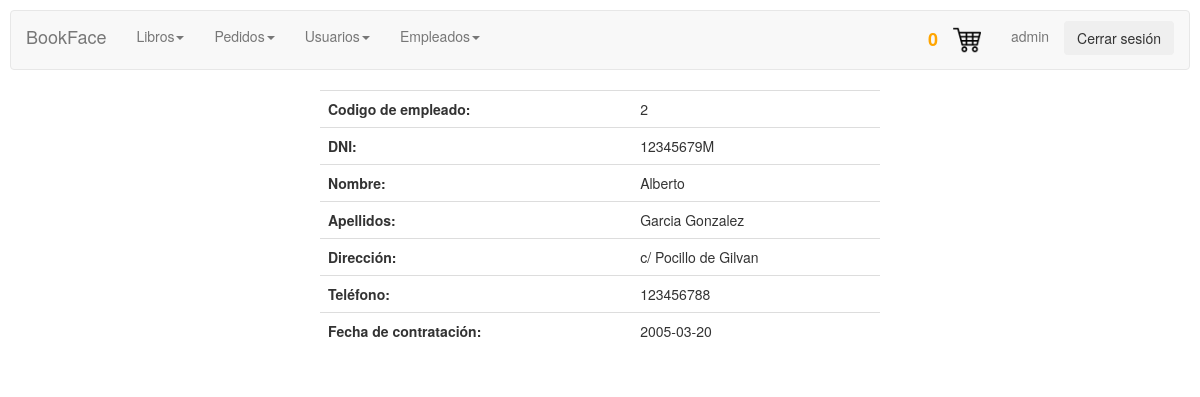
/empleadosadmin/empleado.php?cod=2 (signed in), run on the app's committed database.
### tables this page shows
CREATE TABLE `empleados` (
  `codempleado` int(11) NOT NULL AUTO_INCREMENT,
  `dni` char(9) NOT NULL,
  `nombre` varchar(45) NOT NULL,
  `apellidos` varchar(45) NOT NULL,
  `direccion` varchar(255) DEFAULT NULL,
  `telefono` char(9) DEFAULT NULL,
  `fechacontratacion` date DEFAULT NULL,
  PRIMARY KEY (`codempleado`)
);

### empleadosadmin/empleado.php (the view, shortened to what this page needs)
<!DOCTYPE html>
<html>
<head>
    <link rel="stylesheet" href="../CSS/styles.css">
    <link rel="stylesheet" href="../CSS/menuadmin.css">
</head>
<body>
<?php
if (isset($_SESSION["user"]) && $_SESSION["user"]=="admin") {
?>
    <div class="row">
        <div>
        <?php include_once "../controladmin/menuadmin.php"?>
        </div>
    </div>
    <div class="row">
    <div class="col-md-3"></div>
    <div class="col-md-6" style="background-color: white; border-radius:10px; ">
    <?php
$connection = new mysqli("localhost", "root", "123456", "proyecto");
$connection->set_charset("utf8");
if ($result = $connection->query("select * from empleados where codempleado='$_GET[cod]'")) {
?>
<?php
   $obj = $result->fetch_object();
        echo "<table class='table custab'";
        echo "<tr><td><b>Codigo de empleado: </b></td><td>$obj->codempleado</td></tr>";
        echo "<tr><td><b>DNI: </b></td><td>$obj->dni</td></tr>";
        echo "<tr><td><b>Nombre: </b></td><td>$obj->nombre</td></tr>";
        echo "<tr><td><b>Apellidos: </b></td><td>$obj->apellidos</td></tr>";
        echo "<tr><td><b>Dirección: </b></td><td>$obj->direccion</td></tr>";
        echo "<tr><td><b>Teléfono: </b></td><td>$obj->telefono</td></tr>";
        echo "<tr><td><b>Fecha de contratación: </b></td><td>$obj->fechacontratacion</td></tr>";
        echo "</table>";
}
} else {
    session_destroy();
    header("Location: ../login.php");
  }
?>
</div>
<div class="col-md-3"></div>
</div>
</body>
</html>

### CSS/styles.css (style rules this page uses)
body { background-image:url("http://culto.latercera.com/wp-content/uploads/2017/04/Libros-1-900x600.jpg"); background-position:center; background-size: 100%; background-repeat: repeat; padding:10px; }

### CSS/menuadmin.css (style rules this page uses)
body,html { height: 100%; }
.row { padding: 0px 15px; }

### data on the page
empleados: codempleado "2", dni "12345679M", nombre "Alberto", apellidos "Garcia Gonzalez", direccion "c/ Pocillo de Gilvan", telefono "123456788", fechacontratacion "2005-03-20"

### other printed values
sizeof($_SESSION["cart"]) "0"
$_SESSION["user"] "admin"
